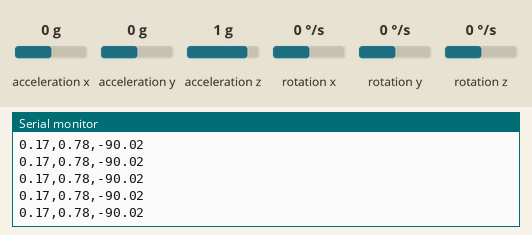
Simulated run of this sketch. Board: Arduino Uno, built with avr-gcc and run on an emulated ATmega328P. On the bench: the last lines printed to the serial monitor. Inputs (shaded band) come from the test bench; at power-on: acceleration y 0 g, acceleration x 0 g, acceleration z 1 g, rotation x 0 °/s, rotation y 0 °/s, rotation z 0 °/s.

Above: at 8.0 s.
8.1 s: acceleration y set to 0.8 g
At 9.1 s:
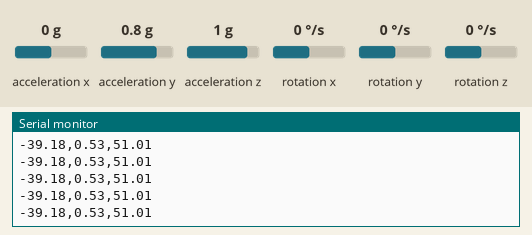
11.1 s: acceleration x set to -1.4 g
At 12.1 s:
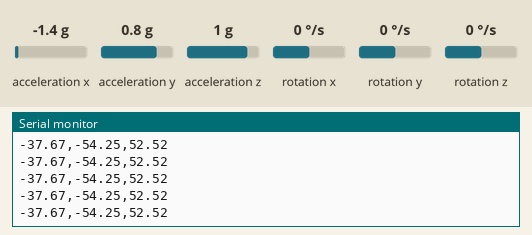
12.6 s: acceleration z set to -1.4 g
At 13.7 s:
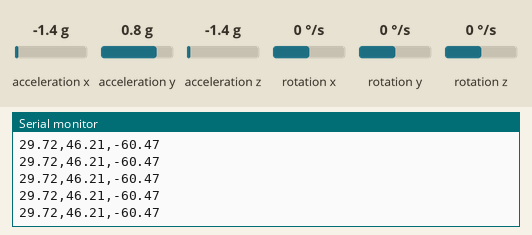
Timing chart, 0 to 15.6 s (numbered marks = the images above; inputs shaded):
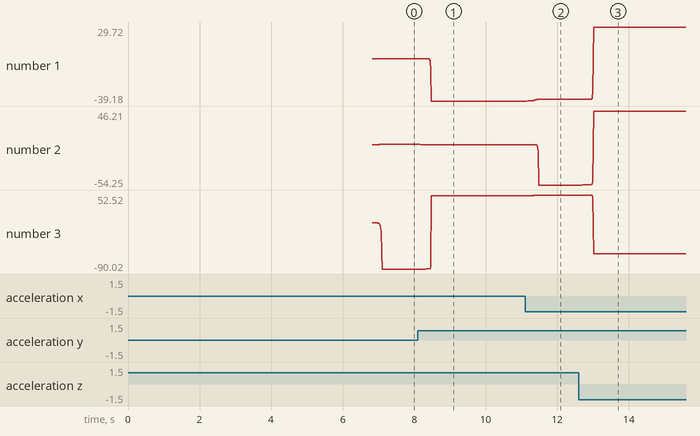

Measured:
- after the input at 8.1 s, the serial monitor: prints a new line after 0.08 s (image 1)
- after the input at 11.1 s, the serial monitor: prints a new line after 0.07 s (image 2)
- after the input at 12.6 s, the serial monitor: prints a new line after 0.11 s (image 3)
- plotted number 1: 0.17 → -39.18 after the input at 8.1 s, -39.18 → -37.67 after the input at 11.1 s, -37.67 → 29.72 after the input at 12.6 s
- plotted number 2: 0.78 → 0.53 after the input at 8.1 s, 0.53 → -54.25 after the input at 11.1 s, -54.25 → 46.21 after the input at 12.6 s
- plotted number 3: -90.02 → 51.01 after the input at 8.1 s, 51.01 → 52.52 after the input at 11.1 s, 52.52 → -60.47 after the input at 12.6 s

The sketch:

kalman.ino
```cpp
#include "error.h"

unsigned long now, lastTime = 0;
float dt;

int16_t ax, ay, az, gx, gy, gz;
float aax = 0, aay = 0, aaz = 0, agx = 0, agy = 0, agz = 0;
long axo = 0, ayo = 0, azo = 0;
long gxo = 0, gyo = 0, gzo = 0;
float pi = 3.1415926;
float AcceRatio = 0.061 * 9.8118 / 1000;
float GyroRatio = 8.75 / 1000;

uint8_t n_sample = 8;
float aaxs[8] = {0}, aays[8] = {0}, aazs[8] = {0};
long aax_sum, aay_sum, aaz_sum;

float a_x[10] = {0}, a_y[10] = {0}, a_z[10] = {0} , g_x[10] = {0} , g_y[10] = {0}, g_z[10] = {0};
float Px = 1, Rx, Kx, Sx, Vx, Qx;
float Py = 1, Ry, Ky, Sy, Vy, Qy;
float Pz = 1, Rz, Kz, Sz, Vz, Qz;

error error_x(0);
error error_y(1);
error error_z(2);
error error_xx(3);
error error_yy(4);
error error_zz(5);

float error_ax;
float error_ay;
float error_az;
float error_gx;
float error_gy;
float error_gz;

float last_ax;
float last_ay;
float last_az;
float last_gx;
float last_gy;
float last_gz;


void setup() {
  Serial.begin(9600);
  Wire.begin();

  if (!imu.init())
  {
    Serial.println("Failed to detect and initialize IMU!");
    while (1);
  }
  imu.enableDefault();

  imu.read();

  error_ax = error_x.error_cal();
  error_ay = error_y.error_cal();
  error_az = error_z.error_cal();
  error_gx = error_xx.error_cal();
  error_gy = error_yy.error_cal();
  error_gz = error_zz.error_cal();
}

void loop() {
  unsigned long now = millis();
  dt = (now - lastTime) / 1000.0;
  lastTime = now;

  imu.read();


  float ax0 = 1.00392051864409 * imu.a.x - 0.00739319226137609 * imu.a.y + 0.0172441491760619 * imu.a.z + 0.166395998962675;
  float ay0 = 0.0114511655914696 * imu.a.x + 0.997243972133797 * imu.a.y - 0.00440474354210289 * imu.a.z - 0.0233185497723911;
  float az0 = -0.0228738868570610 * imu.a.x - 0.0240227251433753 * imu.a.y + 0.996251519494944 * imu.a.z + 0.308890402212792;

  ax = lowpass_filter( ax0 , last_ax, 0.1 );
  ay = lowpass_filter( ay0 , last_ay, 0.1 );
  az = lowpass_filter( az0 , last_az, 0.1 );
  gx = lowpass_filter( imu.g.x - error_gx, last_gx, 0.1 );
  gy = lowpass_filter( imu.g.y - error_gy, last_gy, 0.1 );
  gz = lowpass_filter( imu.g.z - error_gz, last_gz, 0.1 );

  last_ax = ax;
  last_ay = ay;
  last_az = az;
  last_gx = gx;
  last_gy = gy;
  last_gz = gz;

  float accx = (ax0) * AcceRatio;
  float accy = (ay0) * AcceRatio;
  float accz = (az0) * AcceRatio;

  aax = atan(accy / accz) * (-180) / pi;
  aay = atan(accx / accz) * 180 / pi;
  aaz = atan(accz / accy) * 180 / pi;

  aax_sum = 0;
  aay_sum = 0;
  aaz_sum = 0;

  for (int i = 1; i < n_sample; i++)
  {
    aaxs[i - 1] = aaxs[i];
    aax_sum += aaxs[i] * i;
    aays[i - 1] = aays[i];
    aay_sum += aays[i] * i;
    aazs[i - 1] = aazs[i];
    aaz_sum += aazs[i] * i;

  }

  aaxs[n_sample - 1] = aax;
  aax_sum += aax * n_sample;
  aax = (aax_sum / (11 * n_sample / 2.0)) * 9 / 7.33;
  aays[n_sample - 1] = aay;
  aay_sum += aay * n_sample;
  aay = (aay_sum / (11 * n_sample / 2.0)) * 9 / 7.33;
  aazs[n_sample - 1] = aaz;
  aaz_sum += aaz * n_sample;
  aaz = (aaz_sum / (11 * n_sample / 2.0)) * 9 / 7.33;

  float gyrox = - (gx) * GyroRatio * dt;
  float gyroy = - (gy) * GyroRatio * dt;
  float gyroz = - (gz) * GyroRatio * dt;

  agx += gyrox;
  agy += gyroy;
  agz += gyroz;

  /* kalman start */
  Sx = 0; Rx = 0;
  Sy = 0; Ry = 0;
  Sz = 0; Rz = 0;

  for (int i = 1; i < 10; i++)
  { //测量值平均值运算
    a_x[i - 1] = a_x[i];
    Sx += a_x[i];
    a_y[i - 1] = a_y[i];
    Sy += a_y[i];
    a_z[i - 1] = a_z[i];
    Sz += a_z[i];
  }

  a_x[9] = aax;
  Sx += aax;
  Sx /= 10;
  a_y[9] = aay;
  Sy += aay;
  Sy /= 10;
  a_z[9] = aaz;
  Sz += aaz;
  Sz /= 10;

  for (int i = 0; i < 10; i++)
  {
    Rx += sq(a_x[i] - Sx);
    Ry += sq(a_y[i] - Sy);
    Rz += sq(a_z[i] - Sz);

  }

  Rx = Rx / 9;
  Ry = Ry / 9;
  Rz = Rz / 9;

  Px = Px + 0.0025;
  Kx = Px / (Px + Rx);
  agx = agx + Kx * (aax - agx);
  Px = (1 - Kx) * Px;

  Py = Py + 0.0025;
  Ky = Py / (Py + Ry);
  agy = agy + Ky * (aay - agy);
  Py = (1 - Ky) * Py;

  Pz = Pz + 0.0025;
  Kz = Pz / (Pz + Rz);
  agz = agz + Kz * (aaz - agz);
  Pz = (1 - Kz) * Pz;

  /* kalman end */
  //
  Serial.print(agx); Serial.print(",");
  Serial.print(agy); Serial.print(",");
  Serial.print(agz); Serial.println();

}

float lowpass_filter(float reading, float last_output, float alpha) {

  last_output = ( alpha * reading ) + ( (1 - alpha) * last_output );

  return last_output;
}
```

error.h
```cpp
#ifndef _ERROR_H
#define _ERROR_H
#include <Wire.h>
#include <LSM6.h>
LSM6 imu;
class error {
  public:
    float ini_val1;
    float ini_val;
    float sensor_read;
    error(int port);
    float error_cal();
  private:
    int port_imu;
};

error::error( int port) {
  port_imu = port;
}

float error::error_cal()
{
  for (int i = 0; i < 100; i++) {
    imu.read();
    if (port_imu == 0) sensor_read = imu.a.x;
    if (port_imu == 1) sensor_read = imu.a.y;
    if (port_imu == 2) sensor_read = imu.a.z;
    if (port_imu == 3) sensor_read = imu.g.x;
    if (port_imu == 4) sensor_read = imu.g.y;
    if (port_imu == 5) sensor_read = imu.g.z;
    ini_val1 = sensor_read + ini_val;
    ini_val = ini_val1;
    //    Serial.println(sensor_read);
    delay(10);
  }
  ini_val = ini_val1 / 100;

  return ini_val;
}

#endif
```
